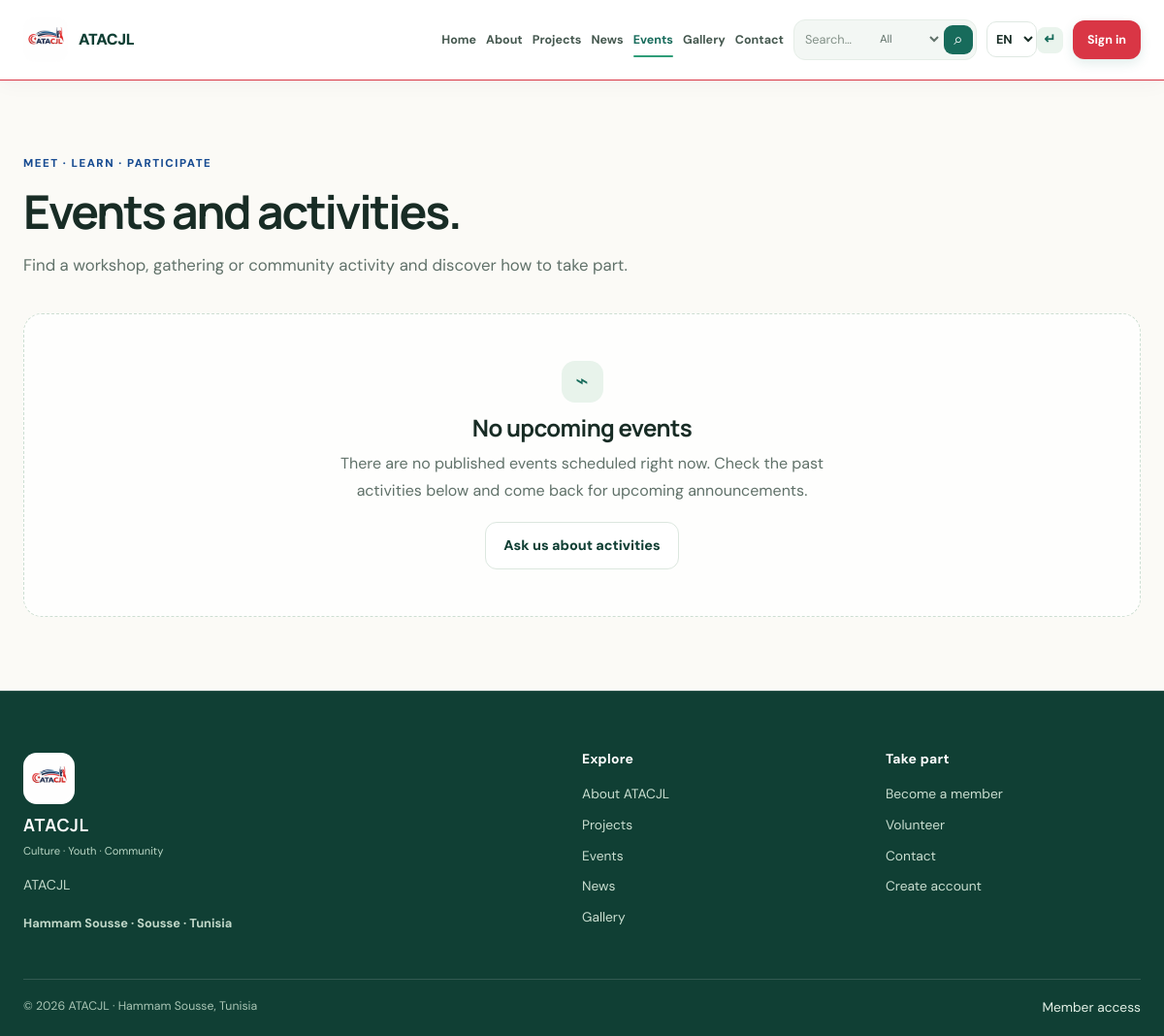
Screenshot of /events.php with the database file from the repository.
### tables this page shows
CREATE TABLE site_settings (
 setting_key VARCHAR(100) PRIMARY KEY, setting_value LONGTEXT NOT NULL, updated_at DATETIME NOT NULL DEFAULT CURRENT_TIMESTAMP ON UPDATE CURRENT_TIMESTAMP
);

### includes/db.php (called while the page is built, shortened)
<?php
function db(): PDO { static $pdo=null; if($pdo)return $pdo; $dsn='mysql:host='.envv('DB_HOST','127.0.0.1').';port='.envv('DB_PORT','3306').';dbname='.envv('DB_NAME','atacjl_db').';charset=utf8mb4'; $pdo=new PDO($dsn,envv('DB_USER','root'),envv('DB_PASS',''),[PDO::ATTR_ERRMODE=>PDO::ERRMODE_EXCEPTION,PDO::ATTR_DEFAULT_FETCH_MODE=>PDO::FETCH_ASSOC,PDO::ATTR_EMULATE_PREPARES=>false]); return $pdo; }

### includes/functions.php (called while the page is built, shortened)
<?php
function setting(string $key,string $default=''):string{static $cache=[];if(array_key_exists($key,$cache))return $cache[$key];$s=db()->prepare('SELECT setting_value FROM site_settings WHERE setting_key=?');$s->execute([$key]);$value=$s->fetchColumn();return $cache[$key]=$value===false?$default:(string)$value;}

### includes/security.php (called while the page is built, shortened)
<?php
function e(?string $v):string{return htmlspecialchars((string)($v??''),ENT_QUOTES|ENT_SUBSTITUTE,'UTF-8');}

### events.php (the view, shortened to what this page needs)
<?php
require_once __DIR__.'/includes/functions.php';
$upcomingStmt=db()->query('SELECT * FROM events WHERE is_published=1 AND event_date>=CURDATE() ORDER BY event_date ASC,event_time ASC');$upcoming=$upcomingStmt->fetchAll();
$pageTitle='Events';require __DIR__.'/includes/header.php';
?>
<section class="section"><div class="container"><div class="public-page-heading"><p class="eyebrow"><?=e(setting('events_eyebrow',"MEET · LEARN · PARTICIPATE"))?></p><h1 class="section-title"><?=e(setting('events_title',"Events and activities."))?></h1><p class="copy"><?=e(setting('events_intro',"Find a workshop, gathering or community activity and discover how to take part."))?></p></div>
<?php if($upcoming):?><?=e(setting('events_upcoming_title','Coming up'))?><?=e(setting('events_upcoming_intro','Upcoming published activities'))?><?php foreach($upcoming as $ev):?><?php if($ev['featured_image']):?><?=e($ev['featured_image'])?><?=e(localTitle($ev,$lang))?><?php else:?><div class="media-placeholder media-event" aria-hidden="true"><span>COMMUNITY EVENT</span></div><?php endif;?><?=e(date('D, M j, Y',strtotime($ev['event_date'])))?><?php if($ev['capacity']):?><?=e(setting('events_capacity_label','Capacity'))?> <?=e((string)$ev['capacity'])?><?php endif;?><?=e(localTitle($ev,$lang))?> <?=e($ev['location'])?> <?=e(substr((string)$ev['event_time'],0,5))?><?=e(mb_strimwidth(strip_tags(localDescription($ev,$lang)),0,155,'…'))?><?=$ev['id']?><?=e(setting('events_details_link','Event details'))?> <?php endforeach;?><?php else:?><div class="empty-state"><span class="empty-icon">⌁</span><h2><?=e(setting('events_empty_title','No upcoming events'))?></h2><p><?=e(setting('events_empty_text','There are no published events scheduled right now. Check the past activities below and come back for upcoming announcements.'))?></p><a class="btn ghost" href="<?=APP_URL?>/contact.php"><?=e(setting('events_empty_link','Ask us about activities'))?></a></div><?php endif;?>
</div></section>
<?php require __DIR__.'/includes/footer.php'; ?>

### includes/footer.php (shortened to what this page needs)
<?php
$script=(string)($_SERVER['SCRIPT_NAME']??'');
if(str_contains($script,'/admin/')): ?>
    </main>
    <footer class="workspace-footer"><span>© <?=date('Y')?> ATACJL</span><span>Administration workspace · Hammam Sousse</span></footer>
  </div>
</div>
<?php else: ?>
</main>
<footer class="footer">
  <div class="container footer-grid">
    <div class="footer-about"><a class="footer-brand" href="<?=APP_URL?>/index.php"><img src="<?=APP_URL?>/assets/images/logo.png" alt="ATACJL logo"><span><strong>ATACJL</strong><small><?=e(setting('site_tagline','Culture · Youth · Community'))?></small></span></a><p><?=e(setting('site_full_name','Tunisian Association for Cultural Animation, Youth and Recreation in Hammam Sousse.'))?></p><p class="footer-location"><?=e(setting('footer_location','Hammam Sousse · Sousse · Tunisia'))?></p></div>
    <div><h4><?=e(setting('footer_explore_title','Explore'))?></h4><a href="<?=APP_URL?>/about.php"><?=e(setting('footer_about_link','About ATACJL'))?></a><a href="<?=APP_URL?>/projects.php"><?=e(setting('footer_projects_link','Projects'))?></a><a href="<?=APP_URL?>/events.php"><?=e(setting('footer_events_link','Events'))?></a><a href="<?=APP_URL?>/news.php"><?=e(setting('footer_news_link','News'))?></a><a href="<?=APP_URL?>/gallery.php"><?=e(setting('footer_gallery_link','Gallery'))?></a></div>
    <div><h4><?=e(setting('footer_participate_title','Take part'))?></h4><a href="<?=APP_URL?>/membership.php"><?=e(setting('footer_member_link','Become a member'))?></a><a href="<?=APP_URL?>/volunteer.php"><?=e(setting('footer_volunteer_link','Volunteer'))?></a><a href="<?=APP_URL?>/contact.php"><?=e(setting('footer_contact_link','Contact'))?></a><a href="<?=APP_URL?>/register.php"><?=e(setting('footer_register_link','Create account'))?></a></div>
  </div>
  <div class="container footer-bottom"><span>© <?=date('Y')?> ATACJL · Hammam Sousse, Tunisia</span><a href="<?=APP_URL?>/login.php"><?=e(setting('footer_member_access_link','Member access'))?></a></div>
</footer>
<?php endif; ?>
</body></html>

### rows the page displays
site_settings: setting_value "No upcoming events"
site_settings: setting_value "There are no published events scheduled right now. Check the past activities below and come back for upcoming announcements."
site_settings: setting_value "Ask us about activities"
site_settings: setting_value "Hammam Sousse · Sousse · Tunisia"
site_settings: setting_value "Explore"
site_settings: setting_value "About ATACJL"
site_settings: setting_value "Projects"
site_settings: setting_value "Events"
site_settings: setting_value "News"
site_settings: setting_value "Gallery"
site_settings: setting_value "Take part"
site_settings: setting_value "Become a member"
site_settings: setting_value "Volunteer"
site_settings: setting_value "Contact"
site_settings: setting_value "Create account"
site_settings: setting_value "Member access"

### other values shown
APP_NAME "ATACJL"
$t('home') "Home"
$t('about') "About"
$t('projects') "Projects"
$t('news') "News"
$t('events') "Events"
$t('gallery') "Gallery"
$t('contact') "Contact"
$t('signin') "Sign in"
setting('events_eyebrow',"MEET · LEARN · PARTICIPATE") "MEET · LEARN · PARTICIPATE"
setting('events_title',"Events and activities.") "Events and activities."
setting('site_tagline','Culture · Youth · Community') "Culture · Youth · Community"
form field type "All"
form field lang "EN"
